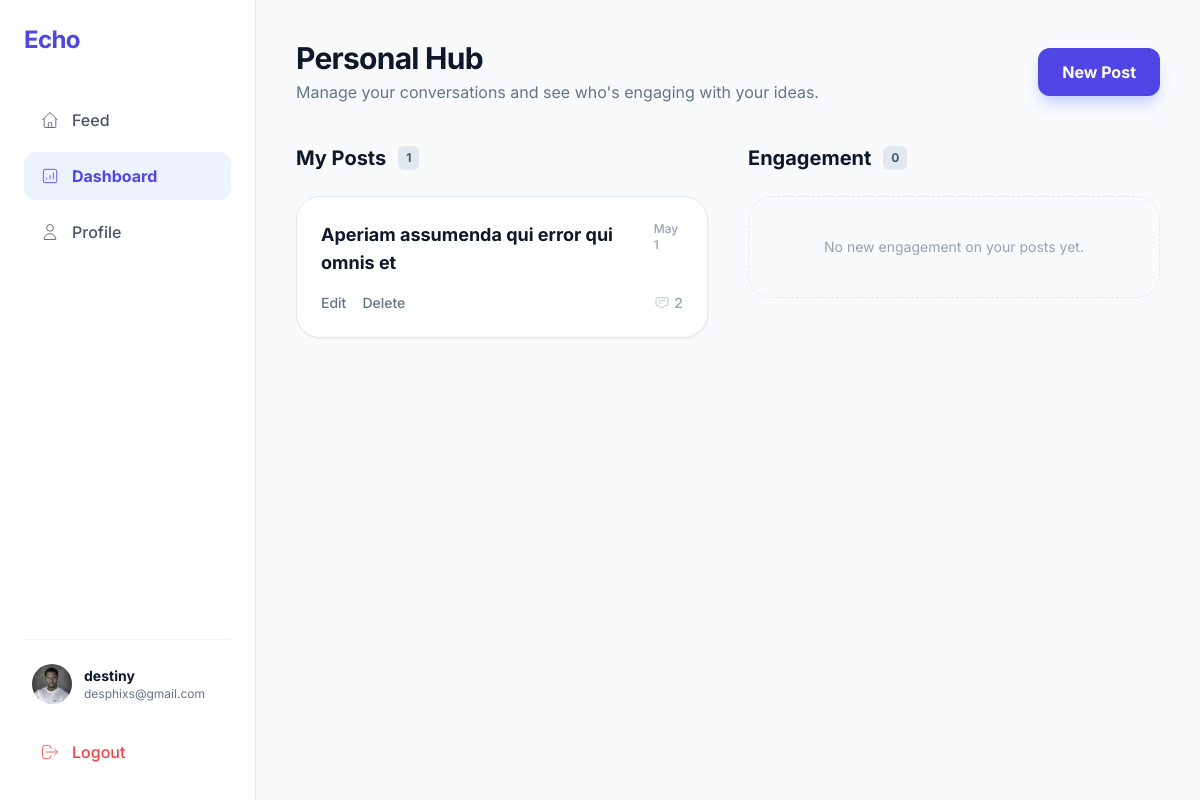
/dashboard/ (signed in), run on the app's committed database.
### userauths/models.py (models this page shows, shortened)
class User(AbstractUser):
    username = models.CharField(max_length=150, unique=True, null=True, blank=True)
    email = models.EmailField(unique=True, null=True, blank=True)
    full_name = models.CharField(max_length=200, null=True, blank=True)
    bio = models.TextField(null=True, blank=True)
    profile_pic = models.ImageField(upload_to="user_images", default="default.jpg", null=True, blank=True)
    USERNAME_FIELD = 'email'
    REQUIRED_FIELDS = ['username']

### posts/models.py (models this page shows)
class Post(models.Model):
    author = models.ForeignKey(settings.AUTH_USER_MODEL, on_delete=models.CASCADE, related_name='posts', null=True, blank=True)
    title = models.CharField(max_length=200)
    content = models.TextField()
    created_at = models.DateTimeField(auto_now_add=True)

### posts/views.py (the view)
# urls.py: path('dashboard/', views.dashboard, name='dashboard'),
@login_required
def dashboard(request):
    my_posts = Post.objects.filter(author=request.user).order_by('-created_at')
    comments_on_my_posts = Comment.objects.filter(post__author=request.user).exclude(user=request.user).order_by('-created_at')
    context = {
        'my_posts': my_posts,
        'comments_received': comments_on_my_posts,
    }
    return render(request, 'posts/dashboard.html', context)

### posts/templates/posts/dashboard.html (shortened to what this page needs)
<!DOCTYPE html>
<html lang="en">
<head>
    <script src="https://cdn.tailwindcss.com"></script>
</head>
<body class="bg-slate-50 text-slate-900 antialiased min-h-screen flex">
    <aside class="w-64 bg-white border-r border-slate-200 h-screen sticky top-0 flex flex-col p-6">
        <a href="/" class="text-2xl font-bold tracking-tight text-indigo-600 mb-10">Echo</a>
        <nav class="flex-1 space-y-2">
            <a href="/" class="flex items-center gap-3 px-4 py-3 text-slate-600 hover:bg-slate-50 rounded-xl transition-all font-medium">
                <svg class="w-5 h-5" fill="none" stroke="currentColor" viewBox="0 0 24 24"><path d="M3 12l2-2m0 0l7-7 7 7M5 10v10a1 1 0 001 1h3m10-11l2 2m-2-2v10a1 1 0 01-1 1h-3m-6 0a1 1 0 001-1v-4a1 1 0 011-1h2a1 1 0 011 1v4a1 1 0 001 1m-6 0h6"></path></svg>
                Feed
            </a>
            <a href="{% url 'dashboard' %}" class="flex items-center gap-3 px-4 py-3 bg-indigo-50 text-indigo-600 rounded-xl transition-all font-bold">
                <svg class="w-5 h-5" fill="none" stroke="currentColor" viewBox="0 0 24 24"><path d="M16 8v8m-4-5v5m-4-2v2m-2 4h12a2 2 0 002-2V6a2 2 0 00-2-2H6a2 2 0 00-2 2v12a2 2 0 002 2z"></path></svg>
                Dashboard
            </a>
            <a href="{% url 'profile-edit' %}" class="flex items-center gap-3 px-4 py-3 text-slate-600 hover:bg-slate-50 rounded-xl transition-all font-medium">
                <svg class="w-5 h-5" fill="none" stroke="currentColor" viewBox="0 0 24 24"><path d="M16 7a4 4 0 11-8 0 4 4 0 018 0zM12 14a7 7 0 00-7 7h14a7 7 0 00-7-7z"></path></svg>
                Profile
            </a>
        </nav>
        <div class="mt-auto pt-6 border-t border-slate-100">
            <div class="flex items-center gap-3 mb-6 px-2">
                {% if user.profile_pic %}
                    <img src="{{ user.profile_pic.url }}" alt="Avatar" class="w-10 h-10 rounded-full object-cover">
                {% else %}
                    <div class="w-10 h-10 bg-indigo-600 rounded-full flex items-center justify-center text-white font-bold">
                        {{ user.username|slice:":1"|upper }}
                    </div>
                {% endif %}
                <div class="truncate">
                    <p class="text-sm font-bold text-slate-900 truncate">{{ user.username }}</p>
                    <p class="text-xs text-slate-500 truncate">{{ user.email }}</p>
                </div>
            </div>
            <a href="{% url 'signout' %}" class="flex items-center gap-3 px-4 py-3 text-red-500 hover:bg-red-50 rounded-xl transition-all font-medium">
                <svg class="w-5 h-5" fill="none" stroke="currentColor" viewBox="0 0 24 24"><path d="M17 16l4-4m0 0l-4-4m4 4H7m6 4v1a3 3 0 01-3 3H6a3 3 0 01-3-3V7a3 3 0 013-3h4a3 3 0 013 3v1"></path></svg>
                Logout
            </a>
        </div>
    </aside>
    <main class="flex-1 p-10 overflow-y-auto">
        <header class="mb-10 flex items-center justify-between">
            <div>
                <h1 class="text-3xl font-bold tracking-tight text-slate-900">Personal Hub</h1>
                <p class="text-slate-500 mt-1">Manage your conversations and see who's engaging with your ideas.</p>
            </div>
            <a href="{% url 'create_post' %}" class="bg-indigo-600 hover:bg-indigo-700 text-white font-bold py-3 px-6 rounded-xl transition-all shadow-lg shadow-indigo-200">
                New Post
            </a>
        </header>
        <div class="grid grid-cols-1 lg:grid-cols-2 gap-10">
            <section class="space-y-6">
                <h2 class="text-xl font-bold text-slate-900 flex items-center gap-3">
                    My Posts
                    <span class="px-2 py-1 bg-slate-200 text-slate-600 rounded-md text-xs">{{ my_posts.count }}</span>
                </h2>
                <div class="space-y-4">
                    {% for post in my_posts %}
                    <div class="bg-white border border-slate-200 p-6 rounded-3xl shadow-sm hover:shadow-md transition-all group">
                        <div class="flex justify-between items-start mb-4">
                            <h3 class="text-lg font-bold text-slate-900 group-hover:text-indigo-600 transition-colors">
                                <a href="{% url 'post_detail' post.pk %}">{{ post.title }}</a>
                            </h3>
                            <span class="text-xs text-slate-400 font-medium">{{ post.created_at|date:"M j" }}</span>
                        </div>
                        <div class="flex items-center gap-4 text-sm font-medium">
                            <a href="{% url 'edit_post' post.pk %}" class="text-slate-500 hover:text-indigo-600 transition-colors">Edit</a>
                            <a href="{% url 'delete_post' post.pk %}" class="text-slate-500 hover:text-red-500 transition-colors">Delete</a>
                            <div class="ml-auto flex items-center gap-1 text-slate-400">
                                <svg class="w-4 h-4" fill="none" stroke="currentColor" viewBox="0 0 24 24"><path d="M7 8h10M7 12h4m1 8l-4-4H5a2 2 0 01-2-2V6a2 2 0 012-2h14a2 2 0 012 2v8a2 2 0 01-2 2h-3l-4 4z"></path></svg>
                                <span>{{ post.comments.count }}</span>
                            </div>
                        </div>
                    </div>
                    {% empty %}
                    <div class="p-10 border border-dashed border-slate-200 rounded-3xl text-center">
                        <p class="text-slate-400 text-sm">You haven't posted anything yet.</p>
                    </div>
                    {% endfor %}
                </div>
            </section>
            <section class="space-y-6">
                <h2 class="text-xl font-bold text-slate-900 flex items-center gap-3">
                    Engagement
                    <span class="px-2 py-1 bg-slate-200 text-slate-600 rounded-md text-xs">{{ comments_received.count }}</span>
                </h2>
                <div class="space-y-4">
                    {% for comment in comments_received %}
                    <div class="bg-indigo-50/50 border border-indigo-100 p-6 rounded-3xl relative overflow-hidden">
                        <div class="absolute left-0 top-0 bottom-0 w-1 bg-indigo-500"></div>
                        <div class="flex gap-4">
                            {% if comment.user.profile_pic %}
                                <img src="{{ comment.user.profile_pic.url }}" alt="Avatar" class="w-8 h-8 rounded-full object-cover shrink-0">
                            {% else %}
                                <div class="w-8 h-8 bg-white border border-indigo-200 rounded-full flex items-center justify-center text-indigo-600 font-bold text-xs shrink-0">
                                    {{ comment.user.username|slice:":1"|upper }}
                                </div>
                            {% endif %}
                            <div class="flex-1 min-w-0">
                                <p class="text-xs text-indigo-600 font-bold mb-1">{{ comment.user.username }} replied to your post:</p>
                                <h4 class="text-sm font-bold text-slate-900 truncate mb-2">{{ comment.post.title }}</h4>
                                <p class="text-sm text-slate-600 italic line-clamp-2">"{{ comment.content }}"</p>
                                <p class="text-[10px] text-slate-400 mt-3 font-medium">{{ comment.created_at|timesince }} ago</p>
                            </div>
                        </div>
                    </div>
                    {% empty %}
                    <div class="p-10 border border-dashed border-slate-200 rounded-3xl text-center">
                        <p class="text-slate-400 text-sm">No new engagement on your posts yet.</p>
                    </div>
                    {% endfor %}
                </div>
            </section>
        </div>
    </main>
</body>
</html>

### posts/templates/posts/dashboard.html (style rules this page uses)
body { font-family: 'Inter', sans-serif; }

### data on the page
User: profile_pic (picture), username "destiny", email "desphixs@gmail.com"
Post: title "Aperiam assumenda qui error qui omnis et", created_at "May 1", comments.count "2"

### other printed values
{{ my_posts.count }} "1"
{{ comments_received.count }} "0"
